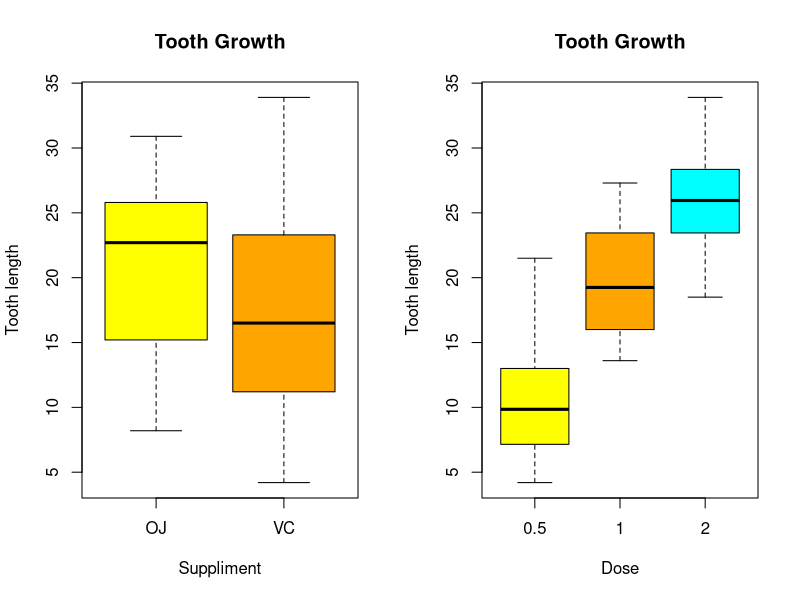
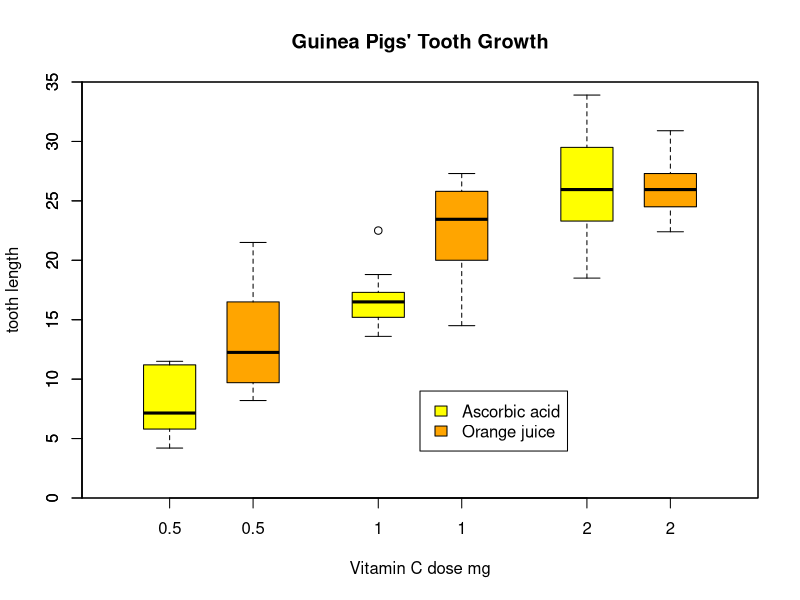
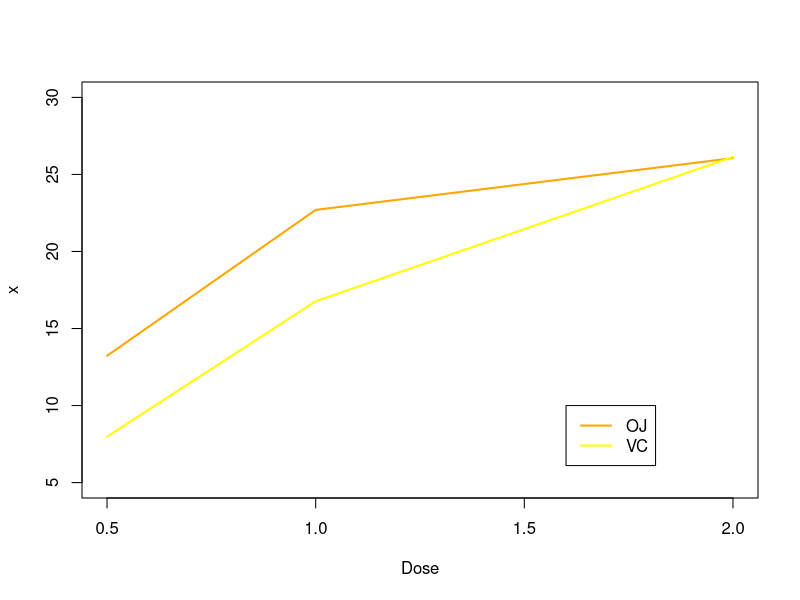

Here is the R script that generated these plots, in order:
## ---- chunk 1
head(ToothGrowth)
## ---- chunk 2
par(mfrow=c(1,2))
boxplot(len~supp, data=ToothGrowth, 
  col = c("yellow", "orange"),
  main = "Tooth Growth", 
  xlab = "Suppliment",
  ylab = "Tooth length")

boxplot(len~dose, data=ToothGrowth, 
  col = c("yellow", "orange", "cyan"),
  main = "Tooth Growth", 
  xlab = "Dose",
  ylab = "Tooth length")
## ---- chunk 3
par(mfrow=c(1,1))
boxplot(len ~ dose, data = ToothGrowth,
        boxwex = 0.25, at = 1:3 - 0.2,
        subset = supp == "VC", col = "yellow",
        main = "Guinea Pigs' Tooth Growth",
        xlab = "Vitamin C dose mg",
        ylab = "tooth length",
        xlim = c(0.5, 3.5), ylim = c(0, 35), yaxs = "i")
boxplot(len ~ dose, data = ToothGrowth, add = TRUE,
        boxwex = 0.25, at = 1:3 + 0.2,
        subset = supp == "OJ", col = "orange")
legend(2, 9, c("Ascorbic acid", "Orange juice"),
       fill = c("yellow", "orange"))
## ---- chunk 4
summary(ToothGrowth[ToothGrowth$supp == "VC", "len"])
## ---- chunk 5
summary(ToothGrowth[ToothGrowth$supp == "OJ", "len"])
## ---- chunk 6
round(sapply(with(ToothGrowth, split(len, supp), mean), mean), 2)
## ---- chunk 7
round(with(ToothGrowth, aggregate(len, list(dose), mean)), 2)
## ---- chunk 8
data <- with(ToothGrowth, aggregate(len, list(dose, supp), mean))
dataOJ <- data[data$Group.2 == "OJ",]
dataVC <- data[data$Group.2 == "VC",]
with (dataOJ, plot (Group.1, x, type="l", col="orange", lwd=2, pch=23, 
                    xlab="Dose", ylan="mean", ylim=c(5, 30)))
with (dataVC, lines (Group.1, x, type="l", col="yellow", lwd=2, pch=22))
legend (1.6, 10, c("OJ", "VC"), lty=c(1,1), lwd=2, col=c("orange", "yellow"))
## ---- chunk 9
t.test(len ~ supp, data=ToothGrowth)
## ---- chunk 10
suppByDose <- list(d0.5 = subset(ToothGrowth, dose == 0.5),
                   d1.0 = subset(ToothGrowth, dose == 1.0),
                   d2.0 = subset(ToothGrowth, dose == 2.0))

lapply(suppByDose, function(d) t.test(len ~ supp, data = d))
## ---- chunk 11
doseLevels <- list(d0.5_v_1.0 = subset(ToothGrowth, dose %in% c(0.5, 1.0)),
                   d0.5_v_2.0 = subset(ToothGrowth, dose %in% c(0.5, 2.0)),
                   d1.0_v_2.0 = subset(ToothGrowth, dose %in% c(1.0, 2.0)))

lapply(doseLevels, function(d) t.test(len ~ dose, data = d))
